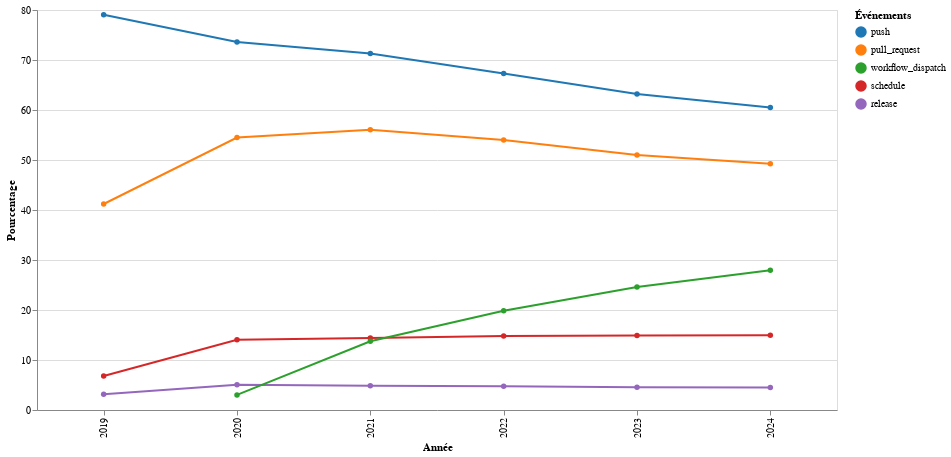
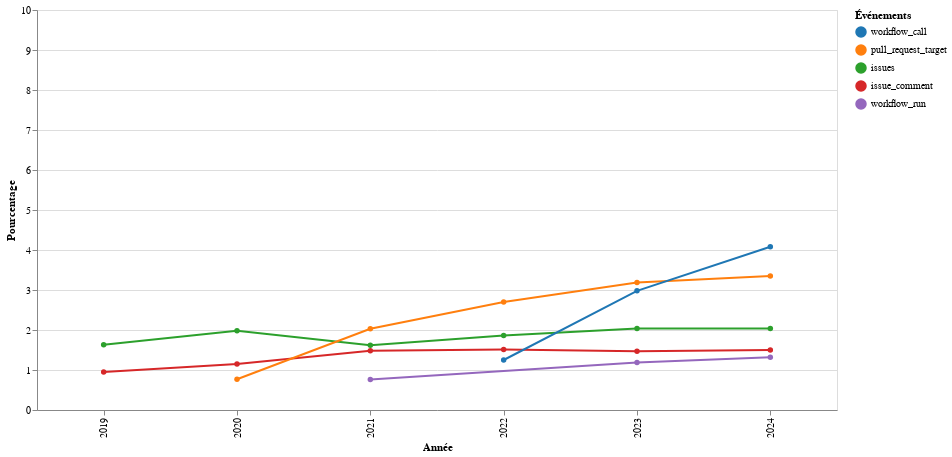

The code cell stored with these charts, in order, in its notebook:
### Markdown cell above
## Draw a line chart of the evolution of Events proportion through the snapshots

### Code cell
data_workflow = []
data_repo = []

for year, event_df in events_dataframes:
    top_10_events = event_df.head(10)

    for _, row in top_10_events.iterrows():
        data_workflow.append({
            'Year': year,
            'Event': row['event'],
            'Percentage': row['workflow_proportion'],
        })

        data_repo.append({
            'Year': year,
            'Event': row['event'],
            'Percentage': row['repo_proportion'],
        })

workflow_df = pd.DataFrame(data_workflow)
repo_df = pd.DataFrame(data_repo)

order_event_2024 = workflow_df[workflow_df['Year'] == 2024].sort_values(by='Percentage', ascending=False)['Event'].tolist()
top5_events = order_event_2024[:5]
rest_events = order_event_2024[5:]

# Random color palette generated thanks to AI.
color_palette = [
    '#1f77b4', '#ff7f0e', '#2ca02c', '#d62728', '#9467bd',
    '#8c564b', '#e377c2', '#7f7f7f', '#bcbd22', '#17becf',
    '#aec7e8', '#ffbb78', '#98df8a', '#ff9896', '#c5b0d5',
    '#c49c94', '#f7b6d2', '#c7c7c7', '#dbdb8d', '#9edae5'
]

workflow_top_df = workflow_df[workflow_df['Event'].isin(top5_events)].copy()
workflow_rest_df = workflow_df[workflow_df['Event'].isin(rest_events)].copy()

repo_top_df = repo_df[repo_df['Event'].isin(top5_events)].copy()
repo_rest_df = repo_df[repo_df['Event'].isin(rest_events)].copy()

workflow_chart_top5 = alt.Chart(workflow_top_df).mark_line(point=True).encode(
    x=alt.X('Year:O', title="Année"),
    y=alt.Y('Percentage:Q', title="Pourcentage", scale=alt.Scale(domain=[0,80])),
    color=alt.Color('Event:N', title="Événements", sort=order_event_2024,  scale=alt.Scale(range=color_palette)),
).properties(
    width=800,
    height=400
).interactive()

workflow_chart_rest = alt.Chart(workflow_rest_df).mark_line(point=True).encode(
    x=alt.X('Year:O', title="Année"),
    y=alt.Y('Percentage:Q', title="Pourcentage", scale=alt.Scale(domain=[0,10])),
    color=alt.Color('Event:N', title="Événements", sort=order_event_2024,  scale=alt.Scale(range=color_palette)),
).properties(
    width=800,
    height=400
).interactive()

repo_chart_top5 = alt.Chart(repo_top_df).mark_line(point=True).encode(
    x=alt.X('Year:O', title="Année"),
    y=alt.Y('Percentage:Q', title="Pourcentage", scale=alt.Scale(domain=[0,100])),
    color=alt.Color('Event:N', title="Événements", sort=order_event_2024,  scale=alt.Scale(range=color_palette)),
).properties(
    width=800,
    height=400
).interactive()

repo_chart_rest = alt.Chart(repo_rest_df).mark_line(point=True).encode(
    x=alt.X('Year:O', title="Année"),
    y=alt.Y('Percentage:Q', title="Pourcentage", scale=alt.Scale(domain=[0,15])),
    color=alt.Color('Event:N', title="Événements", sort=order_event_2024,  scale=alt.Scale(range=color_palette)),
).properties(
    width=800,
    height=400
).interactive()

workflow_chart_top5.show()
workflow_chart_top5.save("../out/charts/top5_events_workflow.png")
workflow_chart_rest.show()
workflow_chart_rest.save("../out/charts/rest_events_workflow.png")
repo_chart_top5.show()
repo_chart_top5.save("../out/charts/top5_events_repo.png")
repo_chart_rest.show()
repo_chart_rest.save("../out/charts/rest_events_repo.png")

### Figure 1 — Vega-Lite specification as saved in the notebook (floating-point values rounded to 4 significant figures)
{"config": {"view": {"continuousWidth": 300, "continuousHeight": 300}}, "data": {"name": "data-11c5f31b314b55bdd7bb0c64988e7914"}, "mark": {"type": "line", "point": true}, "encoding": {"color": {"field": "Event", "scale": {"range": ["#1f77b4", "#ff7f0e", "#2ca02c", "#d62728", "#9467bd", "#8c564b", "#e377c2", "#7f7f7f", "#bcbd22", "#17becf", "#aec7e8", "#ffbb78", "#98df8a", "#ff9896", "#c5b0d5", "#c49c94", "#f7b6d2", "#c7c7c7", "#dbdb8d", "#9edae5"]}, "sort": ["push", "pull_request", "workflow_dispatch", "schedule", "release", "workflow_call", "pull_request_target", "issues", "issue_comment", "workflow_run"], "title": "Événements", "type": "nominal"}, "x": {"field": "Year", "title": "Année", "type": "ordinal"}, "y": {"field": "Percentage", "scale": {"domain": [0, 80]}, "title": "Pourcentage", "type": "quantitative"}}, "height": 400, "params": [{"name": "param_61", "select": {"type": "interval", "encodings": ["x", "y"]}, "bind": "scales"}], "width": 800, "$schema": "https://vega.github.io/schema/vega-lite/v5.20.1.json", "datasets": {"data-11c5f31b314b55bdd7bb0c64988e7914": [{"Year": 2019, "Event": "push", "Percentage": 79.03}, {"Year": 2019, "Event": "pull_request", "Percentage": 41.2}, {"Year": 2019, "Event": "schedule", "Percentage": 6.8}, {"Year": 2019, "Event": "release", "Percentage": 3.16}, {"Year": 2020, "Event": "push", "Percentage": 73.6}, {"Year": 2020, "Event": "pull_request", "Percentage": 54.5}, {"Year": 2020, "Event": "schedule", "Percentage": 14.04}, {"Year": 2020, "Event": "release", "Percentage": 5.07}, {"Year": 2020, "Event": "workflow_dispatch", "Percentage": 3.02}, {"Year": 2021, "Event": "push", "Percentage": 71.28}, {"Year": 2021, "Event": "pull_request", "Percentage": 56.03}, {"Year": 2021, "Event": "schedule", "Percentage": 14.4}, {"Year": 2021, "Event": "workflow_dispatch", "Percentage": 13.76}, {"Year": 2021, "Event": "release", "Percentage": 4.83}, {"Year": 2022, "Event": "push", "Percentage": 67.32}, {"Year": 2022, "Event": "pull_request", "Percentage": 53.98}, {"Year": 2022, "Event": "workflow_dispatch", "Percentage": 19.83}, {"Year": 2022, "Event": "schedule", "Percentage": 14.78}, {"Year": 2022, "Event": "release", "Percentage": 4.75}, {"Year": 2023, "Event": "push", "Percentage": 63.2}, {"Year": 2023, "Event": "pull_request", "Percentage": 51.01}, {"Year": 2023, "Event": "workflow_dispatch", "Percentage": 24.59}, {"Year": 2023, "Event": "schedule", "Percentage": 14.88}, {"Year": 2023, "Event": "release", "Percentage": 4.55}, {"Year": 2024, "Event": "push", "Percentage": 60.52}, {"Year": 2024, "Event": "pull_request", "Percentage": 49.27}, {"Year": 2024, "Event": "workflow_dispatch", "Percentage": 27.96}, {"Year": 2024, "Event": "schedule", "Percentage": 14.95}, {"Year": 2024, "Event": "release", "Percentage": 4.5}]}}

### Figure 2 — Vega-Lite specification as saved in the notebook (floating-point values rounded to 4 significant figures)
{"config": {"view": {"continuousWidth": 300, "continuousHeight": 300}}, "data": {"name": "data-2e711271ef4726f7e9668d4854d870c2"}, "mark": {"type": "line", "point": true}, "encoding": {"color": {"field": "Event", "scale": {"range": ["#1f77b4", "#ff7f0e", "#2ca02c", "#d62728", "#9467bd", "#8c564b", "#e377c2", "#7f7f7f", "#bcbd22", "#17becf", "#aec7e8", "#ffbb78", "#98df8a", "#ff9896", "#c5b0d5", "#c49c94", "#f7b6d2", "#c7c7c7", "#dbdb8d", "#9edae5"]}, "sort": ["push", "pull_request", "workflow_dispatch", "schedule", "release", "workflow_call", "pull_request_target", "issues", "issue_comment", "workflow_run"], "title": "Événements", "type": "nominal"}, "x": {"field": "Year", "title": "Année", "type": "ordinal"}, "y": {"field": "Percentage", "scale": {"domain": [0, 10]}, "title": "Pourcentage", "type": "quantitative"}}, "height": 400, "params": [{"name": "param_62", "select": {"type": "interval", "encodings": ["x", "y"]}, "bind": "scales"}], "width": 800, "$schema": "https://vega.github.io/schema/vega-lite/v5.20.1.json", "datasets": {"data-2e711271ef4726f7e9668d4854d870c2": [{"Year": 2019, "Event": "issues", "Percentage": 1.63}, {"Year": 2019, "Event": "issue_comment", "Percentage": 0.95}, {"Year": 2020, "Event": "issues", "Percentage": 1.98}, {"Year": 2020, "Event": "issue_comment", "Percentage": 1.15}, {"Year": 2020, "Event": "pull_request_target", "Percentage": 0.77}, {"Year": 2021, "Event": "pull_request_target", "Percentage": 2.03}, {"Year": 2021, "Event": "issues", "Percentage": 1.62}, {"Year": 2021, "Event": "issue_comment", "Percentage": 1.48}, {"Year": 2021, "Event": "workflow_run", "Percentage": 0.76}, {"Year": 2022, "Event": "pull_request_target", "Percentage": 2.7}, {"Year": 2022, "Event": "issues", "Percentage": 1.86}, {"Year": 2022, "Event": "issue_comment", "Percentage": 1.51}, {"Year": 2022, "Event": "workflow_call", "Percentage": 1.25}, {"Year": 2023, "Event": "pull_request_target", "Percentage": 3.19}, {"Year": 2023, "Event": "workflow_call", "Percentage": 2.98}, {"Year": 2023, "Event": "issues", "Percentage": 2.04}, {"Year": 2023, "Event": "issue_comment", "Percentage": 1.47}, {"Year": 2023, "Event": "workflow_run", "Percentage": 1.19}, {"Year": 2024, "Event": "workflow_call", "Percentage": 4.08}, {"Year": 2024, "Event": "pull_request_target", "Percentage": 3.35}, {"Year": 2024, "Event": "issues", "Percentage": 2.04}, {"Year": 2024, "Event": "issue_comment", "Percentage": 1.5}, {"Year": 2024, "Event": "workflow_run", "Percentage": 1.32}]}}
